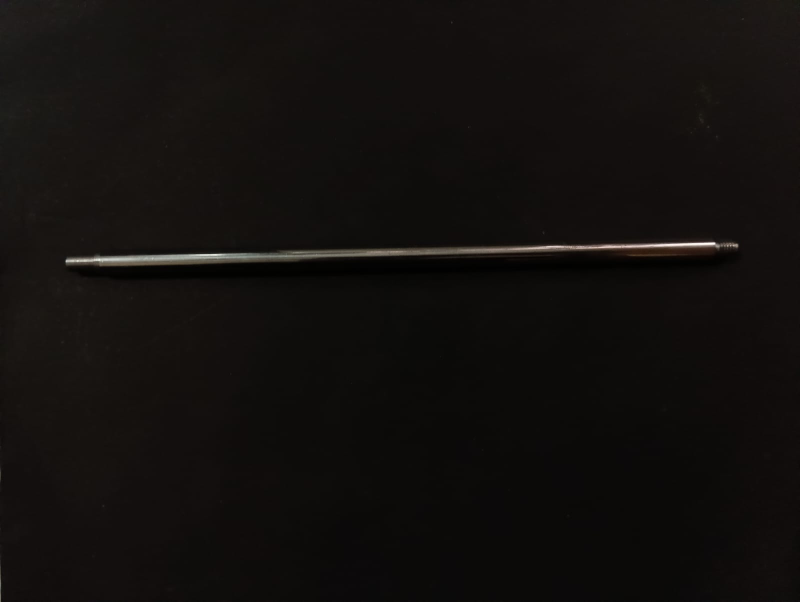
#> input picture dataset/1.jpeg, 1600 x 1204 px (shown at 1/2 size)
$ python -i webcam.py   (imports and definitions only)
#> lines starting #> are read from the running program, lines starting #| are printed output that depends on the picture; after the words box and inside, x2 and y2 are one past the last pixel; in counts of white or black regions, pixels touching at a corner belong together
#> further down, picture is the input picture: shape (1204, 1600, 3); mean B, G, R 13.9, 15.8, 18.6
import tkinter as tk
import cv2
import numpy as np
import math
from tkinter import font
from tkinter import ttk
from PIL import Image, ImageTk, ImageFilter

start_x, start_y =0,150
end_x, end_y =600,380

def get_measurement(frame):

        # ret, frame = vid.read()
        # cropped_frame = frame[start_y:end_y, start_x:end_x]
        cropped_frame=frame.copy()
        image=cv2.cvtColor(cropped_frame,cv2.COLOR_BGR2GRAY)
        # kernel = np.array([[0, -1, 0],
        #            [-1, 5,-1],
        #            [0, -1, 0]])

        # Apply the sharpening kernel to the image
        # sharpened_image = cv2.filter2D(image, -1, kernel)
        _, segmented_image = cv2.threshold(image, 210, 255, cv2.THRESH_BINARY )#+ cv2.THRESH_OTSU)
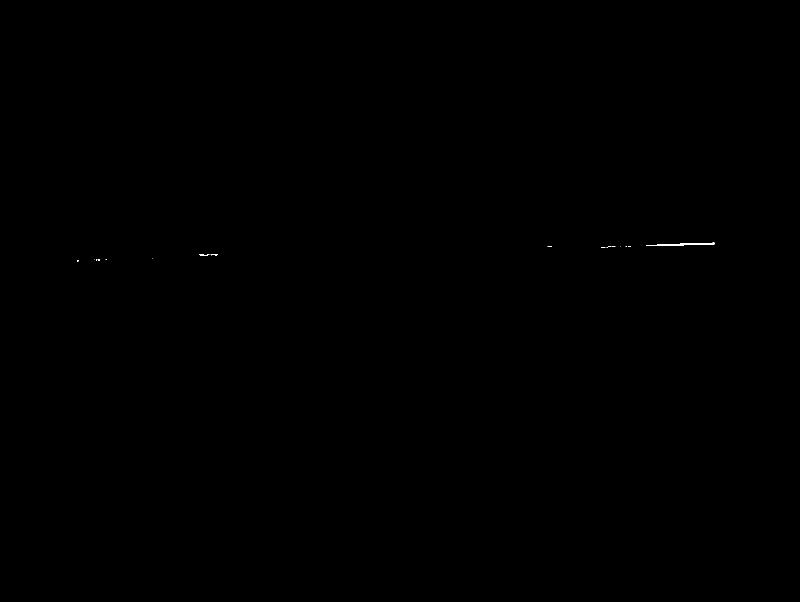
#> segmented_image: shape (1204, 1600) (shown at 1/2 size); 0.03% white; 18 white regions (15 under 20 px), largest, box (x1, y1, x2, y2) and area: (1292, 485, 1430, 492) 450, (398, 509, 419, 512) 36, (421, 508, 436, 512) 30
        edges = cv2.Canny(segmented_image, 50, 150, apertureSize=3)
#> edges: shape (1204, 1600); 0.03% white in thin lines or dots, all inside (x1, y1, x2, y2) = (154, 484, 1430, 523)
        contours, _ = cv2.findContours(edges, cv2.RETR_EXTERNAL, cv2.CHAIN_APPROX_SIMPLE)
#> contours = 19 contours, 17 with area under 20; largest, box (x1, y1, x2, y2) and area: (1213, 492, 1231, 496) 29, (1093, 492, 1104, 495) 20
        mask = np.zeros_like(image)
        largest_contour = max(contours, key=cv2.contourArea)
#> largest_contour = contour of 11 points, box (x1, y1, x2, y2) (1213, 492, 1231, 496), area 29
        cv2.drawContours(mask, [largest_contour], -1, (255), thickness=cv2.FILLED)
#> mask: shape (1204, 1600); 0% white; 1 white region, box (x1, y1, x2, y2) and area: (1213, 492, 1231, 496) 51
        # cv2.drawContours(mask, contours, -1, (255), thickness=cv2.FILLED)
        cv2.imshow('mask',mask)
        # for contour in contours:
        #     cv2.drawContours(mask, [contour], -1, (255), thickness=cv2.FILLED)

        # Step 5: Apply the mask to make everything inside the contour black
        # result = cv2.bitwise_and(image, image, mask=mask)
        image[mask == 255] = 0
#> image: shape (1204, 1600); min 0, max 254, mean 16.4

        # cv2.imshow('Result', result)

        _, segmented_image = cv2.threshold(image, 0, 255, cv2.THRESH_BINARY + cv2.THRESH_OTSU)
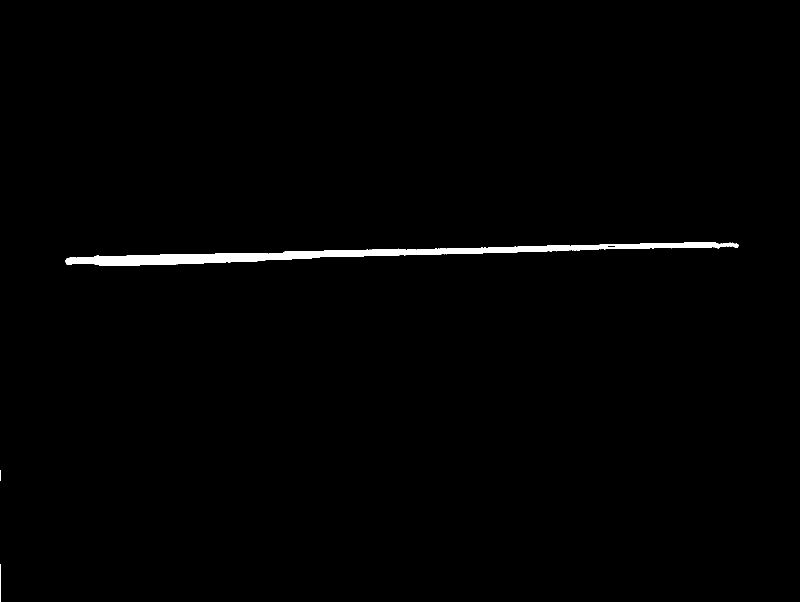
#> segmented_image: shape (1204, 1600) (shown at 1/2 size); 0.93% white; 3 white regions, box (x1, y1, x2, y2) and area: (130, 484, 1477, 532) 17714, (0, 1128, 2, 1204) 111, (0, 940, 1, 962) 22

        edges = cv2.Canny(segmented_image, 50, 150, apertureSize=3)
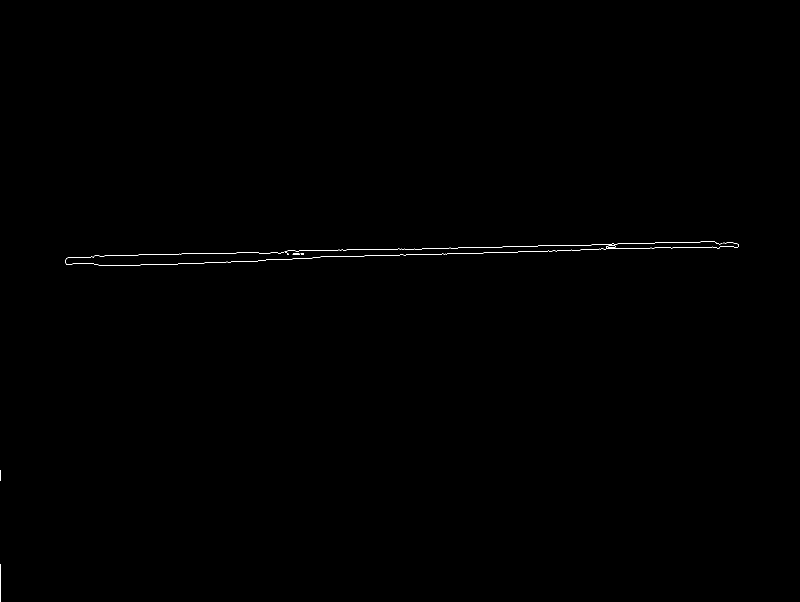
#> edges: shape (1204, 1600) (shown at 1/2 size); 0.15% white in thin lines or dots, all inside (x1, y1, x2, y2) = (0, 483, 1477, 1204)

        gray=edges.copy()
        contours, _ = cv2.findContours(edges, cv2.RETR_EXTERNAL, cv2.CHAIN_APPROX_SIMPLE)
#> contours = 9 contours, 7 with area under 20; largest, box (x1, y1, x2, y2) and area: (130, 485, 1477, 532) 58, (585, 507, 599, 510) 25
        for contour in contours:
            cv2.drawContours(mask, [contour], -1, (255), thickness=cv2.FILLED)
            leftmost = tuple(contour[contour[:, :, 0].argmin()][0])
            # Get the rightmost point
            rightmost = tuple(contour[contour[:, :, 0].argmax()][0])
            # cv2.circle(edges, leftmost, 5, (200), -1)
            # cv2.circle(edges, rightmost, 5, (200), -1)
            print(f"Leftmost point: {leftmost}")
            print(f"Rightmost point: {rightmost}")
#> this loop made 9 passes
#> (leftmost, rightmost) on passes 1, 4, 6, 8, 9: ((0, 1128), (1, 1159)), ((585, 508), (598, 509)), ((602, 507), (607, 508)), ((130, 523), (1476, 489)), ((569, 503), (1444, 487))
#> contour on passes 2, 5, 7: [[0, 940], [0, 961]], [[574, 507], [574, 509], [576, 509], [576, 507]], [[572, 504], [571, 505], [570, 505], [572, 505]]
#> (printed output is left out)
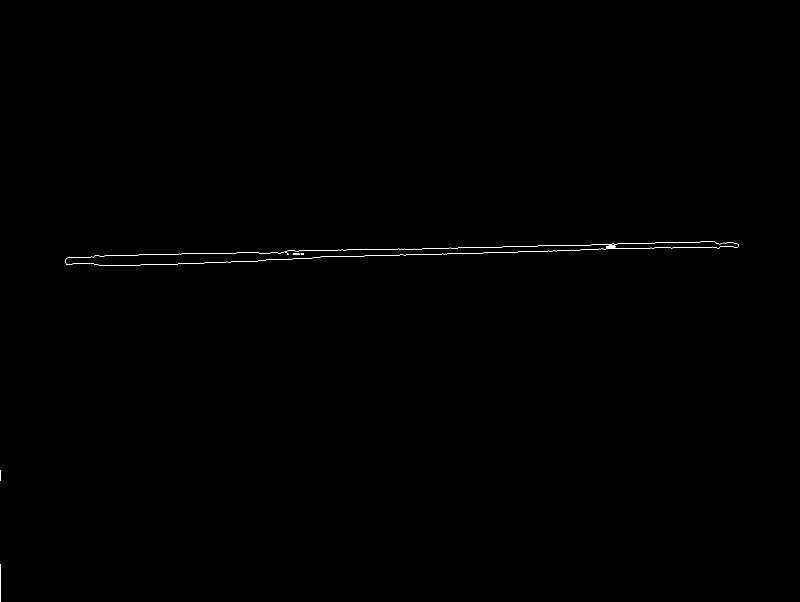
#> mask: shape (1204, 1600) (shown at 1/2 size); 0.15% white in thin lines or dots, all inside (x1, y1, x2, y2) = (0, 483, 1477, 1204)

        totalLength=math.dist(leftmost,rightmost)
#> totalLength = 875.1
        centre=(int((leftmost[0]+rightmost[0])/2),int((leftmost[1]+rightmost[1])/2))
#> centre = (1006, 495)
        centright=(int((centre[0]+rightmost[0])/2),int((centre[1]+rightmost[1])/2))
#> centright = (1225, 491)
        centleft=(int((leftmost[0]+centre[0])/2),int((leftmost[1]+centre[1])/2))
#> centleft = (787, 499)

        # cv2.circle(edges, centre, 5, (200), -1)
        # cv2.circle(edges, centright, 5, (200), -1)
        # cv2.circle(edges, centleft, 5, (200), -1)

        corners = cv2.goodFeaturesToTrack(gray, maxCorners=100, qualityLevel=0.1, minDistance=20)
#> corners = 48 rows, first 8: [572, 504], [1213, 493], [607, 508], [133, 526], [1474, 493], [187, 514], [1436, 496], [832, 498]
        corners = np.intp(corners)

        # Step 3: Draw circles on the detected corners
        cornerpoints=[]
        for corner in corners:
            x, y = corner.ravel()
            cornerpoints.append((x,y))
#> this loop made 48 passes
#> (x, y) on passes 1 to 12: (572, 504), (1213, 493), (607, 508), (133, 526), (1474, 493), (187, 514), (1436, 496), (832, 498), (198, 531), (812, 498), (454, 523), (479, 522)
#> after the loop, cornerpoints = 48 pairs, first value 133 to 1474, second value 485 to 531
            # cv2.circle(edges, (x, y), 3, (200), -1)

        mindistleft=10000000000
        mindistright=1000000000
        leftsmall=[-1,-1]
        rightsmall=[-1,-1]
        secondleftsmall = [-1, -1]
        secondrightsmall = [-1, -1]
        distleft_list = []
        # Create a list to store distances from centright
        distright_list = []
        # print(corners)
        for i in cornerpoints:
            # print(i)
            distleft=math.dist(leftmost,i)
            distright=math.dist(rightmost,i)
            distleft_list.append((distleft, i))
            distright_list.append((distright, i))
#> this loop made 48 passes
#> (i, distleft, distright) on passes 1 to 12: ((572, 504), 3.16, 872.2), ((1213, 493), 644.1, 231.1), ((607, 508), 38.33, 837.3), ((133, 526), 436.6, 1311.6), ((1474, 493), 905.1, 30.59), ((187, 514), 382.2, 1257.3), ((1436, 496), 867, 12.04), ((832, 498), 263, 612.1), ((198, 531), 372.1, 1246.8), ((812, 498), 243.1, 632.1), ((454, 523), 116.7, 990.7), ((479, 522), 91.98, 965.6)
#> after the loop, distleft_list = 48 items; distright_list = 48 items
            # [7 lines of commented-out code are left out]
        distleft_list.sort(key=lambda x: x[0])

        # Sort the distances from centright
        distright_list.sort(key=lambda x: x[0])

        # Get the nearest and second nearest points from centleft
        if len(distleft_list) >= 1:
            mindistleft, actualleftsmall = distleft_list[0]
#> mindistleft = 3.16; actualleftsmall = (572, 504)
        if len(distleft_list) >= 2:
            # _, secondleftsmall = distleft_list[1]
            _, leftsmall = distleft_list[1]
#> leftsmall = (607, 508)

        # Get the nearest and second nearest points from centright
        if len(distright_list) >= 1:
            mindistright, actualrightsmall = distright_list[0]
#> mindistright = 9.22; actualrightsmall = (1453, 485)
        if len(distright_list) >= 2:
            # _, secondrightsmall = distright_list[1]
            _, rightsmall = distright_list[1]
#> rightsmall = (1436, 496)

        cv2.circle(edges, leftsmall, 3, (200), -1)
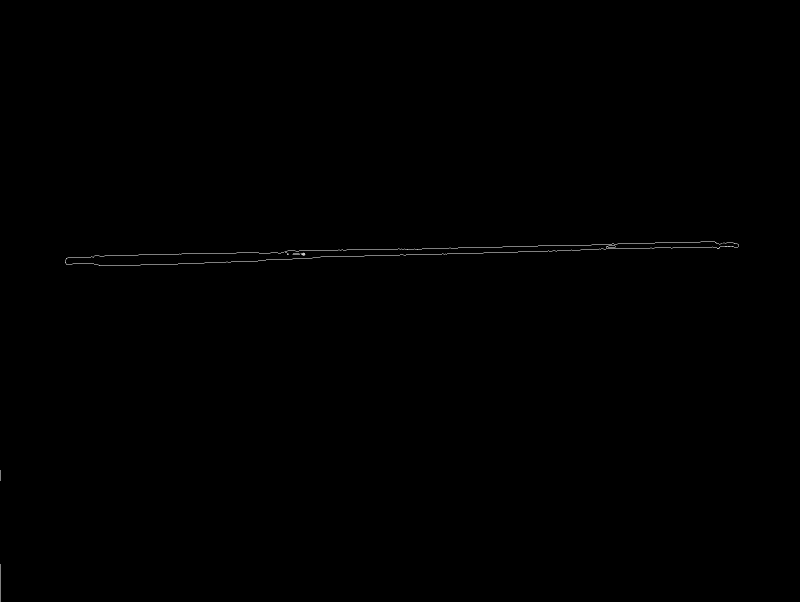
#> edges: shape (1204, 1600) (shown at 1/2 size); under 0.01% of pixels changed, all inside (x1, y1, x2, y2) = (604, 505, 611, 512)
        cv2.circle(edges, rightsmall, 3, (200), -1)
#> edges: shape (1204, 1600); under 0.01% of pixels changed, all inside (x1, y1, x2, y2) = (1433, 493, 1440, 500)
        upPoint=[-1,-1]
        downPoint=[-1,-1]
        print("centre point is ",centre)
#| centre point is  (1006, 495)

        for i in range(segmented_image.shape[0]//2):
        # cv2.circle(segmented_image,(centre[0],centre[1]+i), 3, (200), -1)
            if segmented_image[centre[1]+i,centre[0]]==255:
                upPoint=[centre[0],centre[1]+i]
                break
#> this loop made 1 pass
        for i in range(segmented_image.shape[0]//2):
            # cv2.circle(segmented_image,(centre[0],centre[1]+i), 3, (200), -1)
            if segmented_image[centre[1]-i,centre[0]]==255:
                downPoint=[centre[0],centre[1]-i]
                break
#> this loop made 1 pass

        # cv2.circle(segmented_image,downPoint, 3, (200), -1)
        # cv2.circle(segmented_image,upPoint, 3, (200), -1)
        leftSmall2=[-1,-1]
        if leftmost[1]<leftsmall[1]:
            for i in range(segmented_image.shape[0]//2):
                # print("yesssss",leftmost[1]-i,leftsmall[0])
                # print(segmented_image[leftmost[1]-i,leftsmall[0]])
                if segmented_image[leftmost[1]-i,leftsmall[0]]==255:
                    leftSmall2=[leftsmall[0],leftmost[1]-i]
                    break
#> this loop made 1 pass
#> leftSmall2 on pass 1: [607, 503]
        else:
            for i in range(segmented_image.shape[0]//2):
                # print("yesssss",leftmost[1]-i,leftsmall[0])
                # print(segmented_image[leftmost[1]-i,leftsmall[0]])
                if segmented_image[leftmost[1]-i,leftsmall[0]]==255:
                    leftSmall2=[leftsmall[0],leftmost[1]+i]
                    break
        rightSmall2=[-1,-1]
        if rightmost[1]<rightsmall[1]:
            print("heyyyyyyyyyyyyyy")
            for i in range(segmented_image.shape[0]//2):
                # print("yesssss",rightmost[1]-i,rightsmall[0])
                # print(segmented_image[rightmost[1]-i,rightsmall[0]])
                if segmented_image[rightmost[1]-i,rightsmall[0]]==255:
                    rightSmall2=[rightsmall[0],rightmost[1]-i]
                    break
#> this loop made 1 pass
#> rightSmall2 on pass 1: [1436, 487]
        else:
            print("niowdoihawdhawodihaodwih")
            for i in range(segmented_image.shape[0]//2):
                # print("yesssss",rightmost[1]-i,rightsmall[0])
                # print(segmented_image[rightmost[1]-i,rightsmall[0]])
                if segmented_image[rightmost[1]-i,rightsmall[0]]==255:
                    rightSmall2=[rightsmall[0],rightmost[1]+i]
                    break
        print("left corner points",leftsmall,leftSmall2)
#| left corner points (607, 508) [607, 503]
        print("right corner points",rightsmall,rightSmall2)
#| right corner points (1436, 496) [1436, 487]
        cv2.circle(edges, leftSmall2, 3, (200), -1)
#> edges: shape (1204, 1600); min 0, max 255, mean 0.4
        cv2.circle(edges, rightSmall2, 3, (200), -1)
#> edges: shape (1204, 1600); min 0, max 255, mean 0.4
        centreWidth=math.dist(downPoint,upPoint)
#> centreWidth = 0
        leftLength=abs(leftsmall[0]-leftmost[0])
#> leftLength = 38
        leftWidth=math.dist(leftsmall,leftSmall2)
#> leftWidth = 5
        rightWidth=math.dist(rightsmall,rightSmall2)
#> rightWidth = 9
        rightLength=abs(rightsmall[0]-rightmost[0])
#> rightLength = 8

        totalLength=round((totalLength*0.6),2)
#> totalLength = 525.1
        centreWidth=round((centreWidth*0.6),2)
        leftLength=round((leftLength*0.6),2)
#> leftLength = 22.8
        rightLength=round((rightLength*0.6),2)
#> rightLength = 4.8
        leftWidth=round((leftWidth*0.6),2)
#> leftWidth = 3
        rightWidth=round((rightWidth*0.6),2)
#> rightWidth = 5.4
        print("Total length of the entire part = ",totalLength)
#| Total length of the entire part =  525.09
        print("Length of the centre part = ",totalLength-leftLength-rightLength)
#| Length of the centre part =  497.49
        print("Width of the centre part = ",centreWidth)
#| Width of the centre part =  0.0
        print("Length of the left part = ",leftLength)
#| Length of the left part =  22.8
        print("Length of the right part = ",rightLength)
#| Length of the right part =  4.8
        print("Width of the left part = ",leftWidth)
#| Width of the left part =  3.0
        print("Width of the right part = ",rightWidth)
#| Width of the right part =  5.4
        # cv2.circle(edges, leftsmall, 3, (200), -1)
        # cv2.circle(edges, rightsmall, 3, (200), -1)
        cv2.imshow('edge',edges)


# define a video capture object
# [25 lines not run here, left out]

>>> import cv2
>>> picture = cv2.imread('dataset/1.jpeg')
>>> result = get_measurement(picture)
